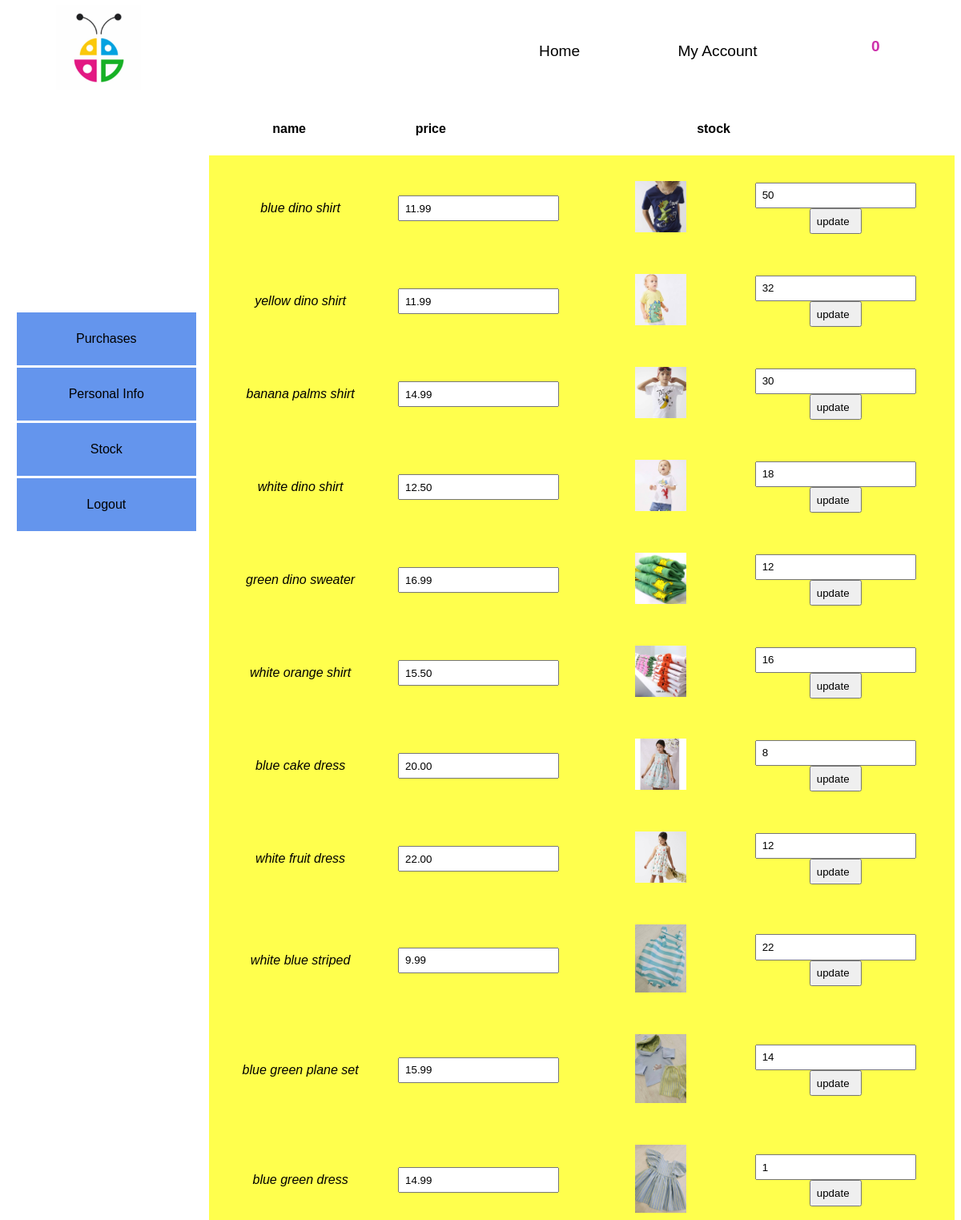
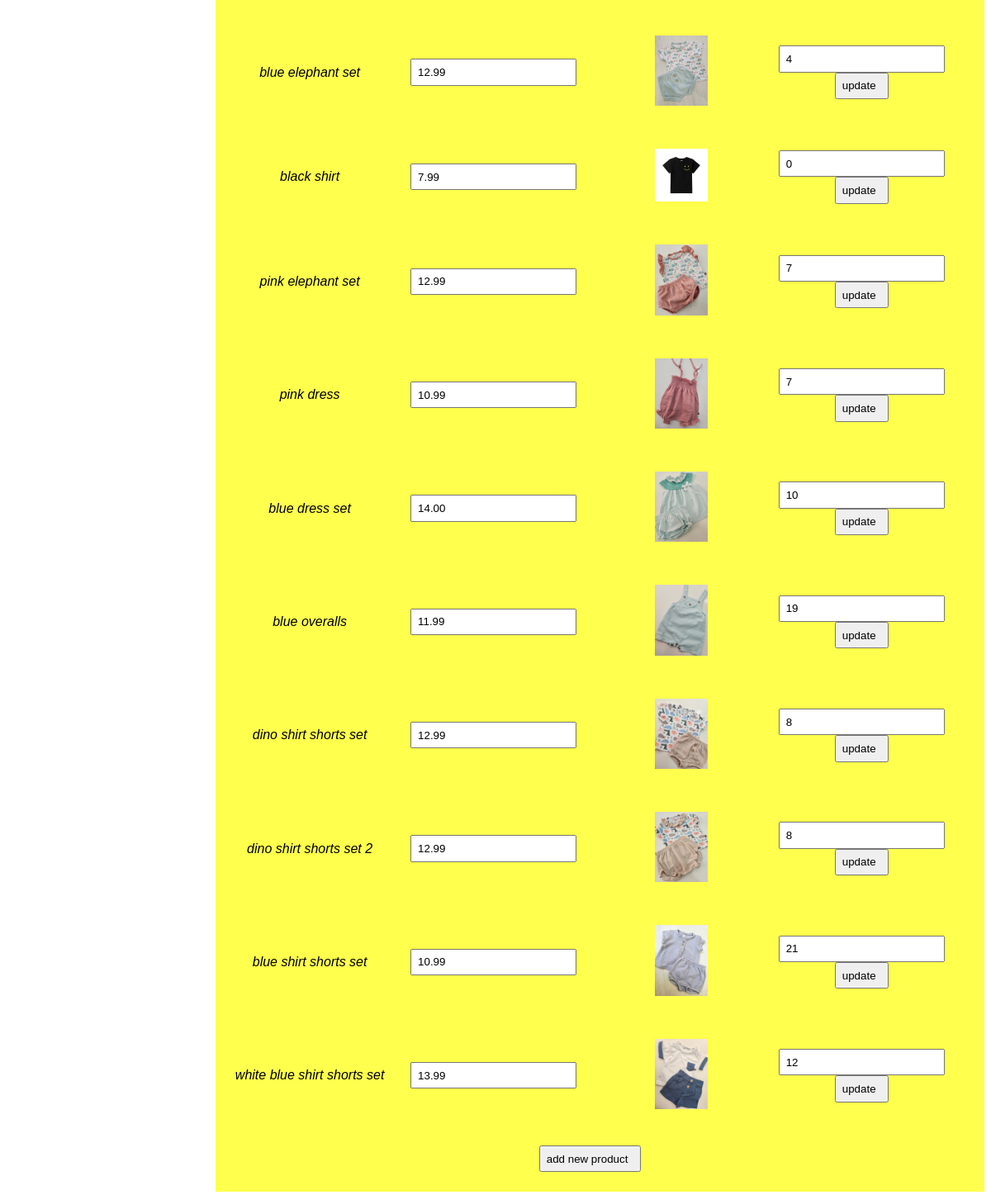
/account_page/login_page.php (signed in), run on the app's committed database (2 pictures, top to bottom).
### tables this page shows
CREATE TABLE `Produtos` (
  `id` int(11) NOT NULL AUTO_INCREMENT,
  `name` varchar(255) NOT NULL,
  `price` float(6,2) DEFAULT NULL,
  `stock` int(11) DEFAULT NULL,
  `picture` varchar(255) DEFAULT NULL,
  PRIMARY KEY (`id`)
);

### account_page/adminAccPage.php (the view, shortened to what this page needs)
<div id="sidemenu">
    <ul>
        <li><button class="sidemenuChoice">Purchases</button></li>
        <li><button class="sidemenuChoice">Personal Info</button></li>
        <li><button class="sidemenuChoice">Stock</button></li>
        <li><a href='logout.php' class="sidemenuChoice logoutBtn">Logout</a></li>
    </ul>
</div>
<div id="editProducts">
    <?php
    include_once '../includes/connection.php';
    echo <<< openTable
    <table id='allProducts'>
    <thead>
    <tr>
    <th>name</th>
    <th>price</th>
    <th></th>
    <th>stock</th>
    <th></th>
    </tr></thead>
    <tbody>
    openTable;
    if($conn) {
        $productsQuery = mysqli_query($conn, "SELECT * FROM Produtos;");
        while($row = mysqli_fetch_assoc($productsQuery)) {
            echo "<tr id='".$row['id']."'>";
            foreach($row as $key => $value) {
                if($key==='picture') {
                    echo "<td><img src='../".$value."'></td>";
                } else if($key === 'id' || $key === 'stock') {
                    continue;
                } else if($key === 'price') {
                    echo "<td class='editCell'>
                 <form method='post' class='editCart' action='updateProducts.php'>
                     <input name='price' type='text' value='".$value."'/>
                 </td>";
                } else {
                    echo "<td>".$value."</td>";
                }
            }
            echo "<td class='editCell'>
                     <input name='quantity' type='number' value='".$row['stock']."'/>
<input name='update' type='submit' value='update' class='removeItemBtn'/>
                     <input name='id' type='hidden' value='".$row['id']."'/>
                 </form></td>";
            echo "</tr>";
        }
    }
    echo "<tr><td><button id='addBtn'>add new product</button></td></tr>";
    echo "</tbody>";
    echo "</table>";
    ?>
</div>

### account_page/login_page.php (shortened to what this page needs)
<?php
include_once "../includes/connection.php";
?>
<!doctype html>
<html lang="en">
    <head>
        <link href="../css/index.css" rel="stylesheet"/>
        <link href="../css/login.css" rel="stylesheet"/>
    </head>
    <body>
        <nav>
            <div class="nav-logo"></div>
            <ul class="nav-list">
                <li class="nav-item"><a href="../index.php">Home</a></li>
                <li class="nav-item" id="accBtn"><a href="#">Sign in/up</a></li>
                <li class="nav-item" id="shopping_cart"><a href="../cart/cart.php"><span id="cartCount"><?php echo $_SESSION['itemsNum']; ?></span>
                    <span id="cartCheckout">checkout</span></a></li>
            </ul>
        </nav>
        <?php
        if($_SESSION['loggedUser']) {
            if($_SESSION['loggedUser']['username'] !== "admin") {
                echo "<div class='changeInfo'>";
                include "clientAccPage.php";
                echo "</div>";
        ?>
            <script>
             document.getElementById("accBtn").firstChild.innerHTML = "My Account";
            </script>
        <?php
        } else if($_SESSION['loggedUser']['username'] === "admin") {
            echo "<div class='changeInfo'>";
            include "adminAccPage.php";
            echo "</div>";
        ?>
        <?php
        }
        }
        ?>
    </body>
</html>

### css/index.css (style rules this page uses)
* { font-family: arial; scroll-behavior: smooth; }
a { text-decoration: none; color: inherit; }
nav { position: sticky; top: 0; display: flex; align-items: center; margin: 2em 0 2em 0; z-index: 21; transition: 250ms; background-color: rgba(255, 255, 255, .8); height: 4em; }
.nav-logo { flex: 1; height: 8em; width: auto; background-image: url(../pictures/dudi_icon_02.jpg); background-size: contain; background-repeat: no-repeat; transition: 200ms; }
.nav-list { display: flex; flex: 1; flex-direction: row; margin: 0; padding: 0; }
.nav-item { display: flex; list-style: none; width: 100%; text-align: center; align-items: center; white-space: nowrap; border: .2em solid rgba(255, 255, 255, 0); transition: 400ms; }
.nav-item a { font-family: arial; line-height: 2em; width: 100%; font-size: 1.2em; color: black; }
#accBtn { border-style: solid; }
#shopping_cart { display: flex; align-items: start; justify-content: center; justify-items: center; background-image: url("../pictures/shopping_cart.png"); background-repeat: no-repeat; background-size: contain; background-position: center center; }
#shopping_cart a { display: flex; align-content: center; justify-content: center; justify-items: center; align-items: center; margin-top: .7em; }
#cartCount { color: rgb(205, 50, 172); line-height: 0; font-weight: 700; }

### css/login.css (style rules this page uses)
* { font-family: arial; }
input::placeholder { text-align: center; }
.changeInfo { display: flex; transition: 400ms; animation: 1s ease 0s 1 loadPage; }
td img { width: 4em; }
#sidemenu { flex: 1; display: flex; align-self: start; justify-content: center; align-items: center; text-align: center; z-index: 22; position: sticky; top: 0; height: 100vh; }
#sidemenu ul { flex: 1; display: flex; flex-direction: column; padding: 0; }
#sidemenu ul li { display: flex; flex: 1; list-style: none; margin-bottom: .2em; padding: 0; }
.sidemenuChoice { width: 100%; color: white transition: bottom 300ms ease-in; border: none; padding: 1.5em 0; font-size: 1em; margin-left: .8em; background-color: rgba(100, 149, 237, 1); background-size: 50%; background-position: center; }
#allProducts tbody:nth-child(2) { background-color: rgb(255, 255, 77); }
#editProducts { flex: 4; display: flex; }
#allProducts { display: flex; flex: 1; margin: 0 0 1em 1em; text-align: center; animation: 1s ease 0s 1 loadPage2; flex-flow: column; }
#allProducts * { padding: 0.5em; padding-right: 1em; }
#allProducts tr { display: flex; justify-content: space-evenly; align-items: center; }
#allProducts td { flex: 1; }
#allProducts th { flex: 1; }
#allProducts td:nth-child(1) { font-style: italic; }

### data on the page
produtos: name "blue dino shirt", price "11.99", picture (picture), quantity "50"
produtos: name "yellow dino shirt", price "11.99", picture (picture), quantity "32"
produtos: name "banana palms shirt", price "14.99", picture (picture), quantity "30"
produtos: name "white dino shirt", price "12.50", picture (picture), quantity "18"
produtos: name "green dino sweater", price "16.99", picture (picture), quantity "12"
produtos: name "white orange shirt", price "15.50", picture (picture), quantity "16"
produtos: name "blue cake dress", price "20.00", picture (picture), quantity "8"
produtos: name "white fruit dress", price "22.00", picture (picture), quantity "12"
produtos: name "white blue striped", price "9.99", picture (picture), quantity "22"
produtos: name "blue green plane set", price "15.99", picture (picture), quantity "14"
produtos: name "blue green dress", price "14.99", picture (picture), quantity "1"
produtos: name "blue elephant set", price "12.99", picture (picture), quantity "4"
produtos: name "black shirt", price "7.99", picture (picture), quantity "0"
produtos: name "pink elephant set", price "12.99", picture (picture), quantity "7"
produtos: name "pink dress", price "10.99", picture (picture), quantity "7"
produtos: name "blue dress set", price "14.00", picture (picture), quantity "10"
produtos: name "blue overalls", price "11.99", picture (picture), quantity "19"
produtos: name "dino shirt shorts set", price "12.99", picture (picture), quantity "8"
produtos: name "dino shirt shorts set 2", price "12.99", picture (picture), quantity "8"
produtos: name "blue shirt shorts set", price "10.99", picture (picture), quantity "21"
produtos: name "white blue shirt shorts set", price "13.99", picture (picture), quantity "12"

### other printed values
$_SESSION['itemsNum'] "0"
